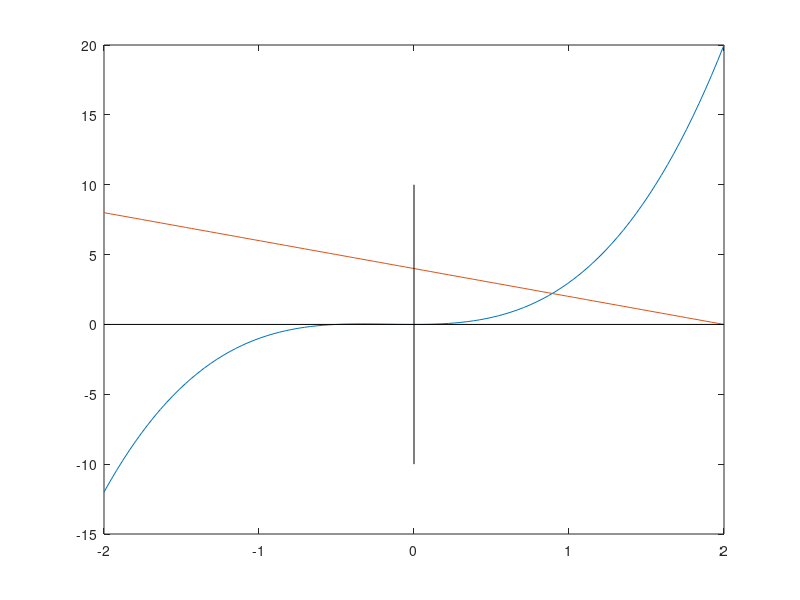

Reproduce this figure in MATLAB. (Note: this script raises an error after producing the figure.)
% L0125105_Lazuardi Akbar Imani
x = linspace(-2, 2);
f1 = @(x) 2*x.^3 + x.^2;
f2 = @(x) -2*x + 4;
y1 = f1(x);
y2 = f2(x);
plot(x, y1, x, y2)
line([-2, 2], [0, 0], 'color', 'k') 
line([0, 0], [-10, 10], 'color', 'k') 
gtext('y_1 = 2x^3 + x^2')
gtext('y_2 = -2x + 4')
gtext('Akar')
